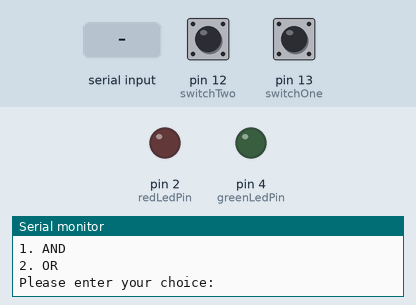
This sketch was run on a simulated Arduino Uno, built with avr-gcc and run on an emulated ATmega328P. Shown: output pins drawn as LEDs (lit = HIGH), the last lines printed to the serial monitor. Inputs (shaded band) come from the test bench; at power-on: pin 12 (switchTwo) LOW, pin 13 (switchOne) LOW.

Above: at 1.2 s.
1.3 s: "1\n" received over Serial
At 1.6 s:
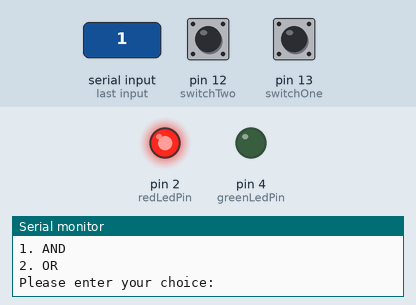
2.8 s: "2\n" received over Serial
Timing chart, 0 to 5.8 s (numbered marks = the images above; inputs shaded):
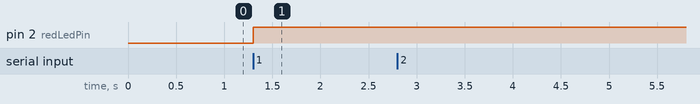

The sketch:

and-or-gate.ino
```cpp
/*
 * Program Name: AND-OR gate simulator
 * Description: A program that generates a menu and allows the user to choose
 * between the two gates. The program will lit either the green LED (True) or
 * red LED (False), depending on what values of the switches are (on or off)
 * and what gate was chosen by the user.
 * Author: Zarex Alvin Daria (ZAND)
 * History:
 * Date:		Description: 						Programmer:
 * 06/07/2021	Added the necessary components		ZAND
 * 06/08/2021	Added the code and did some testing	ZAND
 */

// initialize variables

const int greenLedPin = 4;
const int redLedPin = 2;
const int switchOne = 13;
const int switchTwo = 12;
const int baudRate = 9600;
int switchOneStatus = 0;
int switchTwoStatus = 0;
int switchGate = 0;

void setup()
{
  Serial.begin(baudRate);
  pinMode(greenLedPin, OUTPUT);
  pinMode(switchOne, INPUT);
  pinMode(redLedPin, OUTPUT);
  pinMode(switchTwo, INPUT);
}

void loop()
{
  Serial.println("AND/OR gate simulator");
  Serial.println("Main Menu");
  Serial.println("1. AND");
  Serial.println("2. OR");
  Serial.println("Please enter your choice:");

  while (Serial.available() == 0) {} // pause program while waiting for user input

  switchGate = Serial.parseInt(); // save user input as switchGate
  switchOneStatus = digitalRead(switchOne); // get switchOne status
  switchTwoStatus = digitalRead(switchTwo); // get switchTwo status

  // execute AND GATE if user inputs 1
  if (switchGate == 1) {
    Serial.println("\nAND gate selected!\n"); // prints the selected gate

    // turn on green Led only if 2 switches are on
	if ((switchOneStatus == HIGH) && (switchTwoStatus == HIGH)) {
	  digitalWrite(greenLedPin, HIGH); // turn on green led
      digitalWrite(redLedPin, LOW); // turn off red led
	} // if switch status

	else { //Otherwise, turn off green and turn on red
	  digitalWrite(redLedPin, HIGH);
      digitalWrite(greenLedPin, LOW);
	} //else

  } // if switchgate

  // execute OR GATE if user inputs 2
  else if (switchGate == 2) {
    Serial.println("\nOR gate selected!\n"); // prints the selected gate

    // if either of the 2 switches are ON turn on greenLed
    if ((switchOneStatus == HIGH) || (switchTwoStatus == HIGH)){
      digitalWrite(greenLedPin, HIGH); // turn on green led
      digitalWrite(redLedPin, LOW); // turn off red led
    } // if switch status

    else { // turn off green and turn on red
      digitalWrite(redLedPin, HIGH); // turn on red led
      digitalWrite(greenLedPin, LOW); // turn off green led
    } // else

  } // else if switch gate

  else {
	Serial.println("\nPlease enter a valid number!\n");
  } // else switch gate

} // void loop
```

Measured:
- after the input at 1.3 s, pin 2 (redLedPin): LOW → HIGH at once
